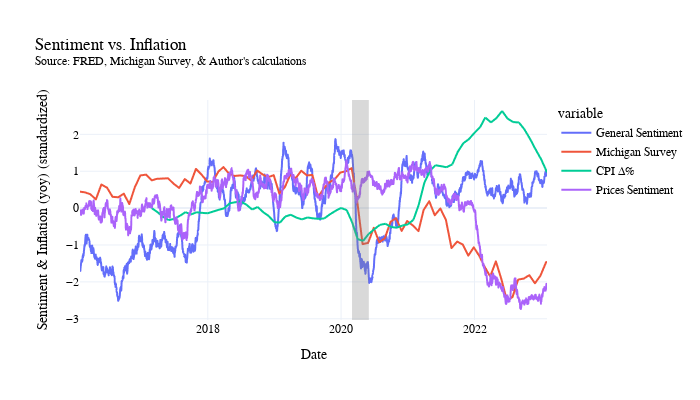

Here is the notebook cell this chart was saved with:
### Code cell
#Cleaning up the names 
merged_plot['CPI ∆%'] = merged_plot['CPIAUCSL pc std']+.4
merged_plot['Gas Prices'] = merged_plot['GASREGW pc std']
merged_plot['General Sentiment'] = merged_plot['general std.']
merged_plot['Prices Sentiment'] = merged_plot['prices std.']

#retrieve values for real variables as well as target variable
plot_clean(merged_plot, ['General Sentiment','Michigan Survey','CPI ∆%','Prices Sentiment' ], "Sentiment vs. Inflation <br><sup>Source: FRED, Michigan Survey, & Author's calculations</sup>", "Sentiment & Inflation (yoy) (standardized)",400)

### Figure 1 — Plotly figure (JSON) as saved in the notebook; plotly's stock layout.template omitted (floating-point values rounded to 4 significant figures; data arrays with more than 128 entries replaced by an {"elided": "..."} marker saying what was removed)
{"data": [{"hovertemplate": "variable=General Sentiment<br>date=%{x}<br>value=%{y}<extra></extra>", "legendgroup": "General Sentiment", "line": {"color": "#636efa", "dash": "solid"}, "marker": {"symbol": "circle"}, "mode": "lines", "name": "General Sentiment", "showlegend": true, "type": "scattergl", "x": {"elided": "2559 str values"}, "xaxis": "x", "y": {"elided": "2559 float values"}, "yaxis": "y"}, {"hovertemplate": "variable=Michigan Survey<br>date=%{x}<br>value=%{y}<extra></extra>", "legendgroup": "Michigan Survey", "line": {"color": "#EF553B", "dash": "solid"}, "marker": {"symbol": "circle"}, "mode": "lines", "name": "Michigan Survey", "showlegend": true, "type": "scattergl", "x": {"elided": "2559 str values"}, "xaxis": "x", "y": {"elided": "2559 float values"}, "yaxis": "y"}, {"hovertemplate": "variable=CPI ∆%<br>date=%{x}<br>value=%{y}<extra></extra>", "legendgroup": "CPI ∆%", "line": {"color": "#00cc96", "dash": "solid"}, "marker": {"symbol": "circle"}, "mode": "lines", "name": "CPI ∆%", "showlegend": true, "type": "scattergl", "x": {"elided": "2559 str values"}, "xaxis": "x", "y": {"elided": "2559 float values"}, "yaxis": "y"}, {"hovertemplate": "variable=Prices Sentiment<br>date=%{x}<br>value=%{y}<extra></extra>", "legendgroup": "Prices Sentiment", "line": {"color": "#ab63fa", "dash": "solid"}, "marker": {"symbol": "circle"}, "mode": "lines", "name": "Prices Sentiment", "showlegend": true, "type": "scattergl", "x": {"elided": "2559 str values"}, "xaxis": "x", "y": {"elided": "2559 float values"}, "yaxis": "y"}], "layout": {"font": {"color": "black", "family": "Georgia"}, "height": 400, "legend": {"title": {"text": "variable"}, "tracegroupgap": 0}, "shapes": [{"fillcolor": "grey", "line": {"width": 0}, "opacity": 0.3, "type": "rect", "x0": "2020-03-01 00:00:00", "x1": "2020-06-01 00:00:00", "xref": "x", "y0": 0, "y1": 1, "yref": "y domain"}], "title": {"text": "Sentiment vs. Inflation <br><sup>Source: FRED, Michigan Survey, & Author's calculations</sup>"}, "width": 700, "xaxis": {"anchor": "y", "domain": [0, 1], "title": {"text": "Date"}}, "yaxis": {"anchor": "x", "domain": [0, 1], "title": {"text": "Sentiment & Inflation (yoy) (standardized)"}}}}
